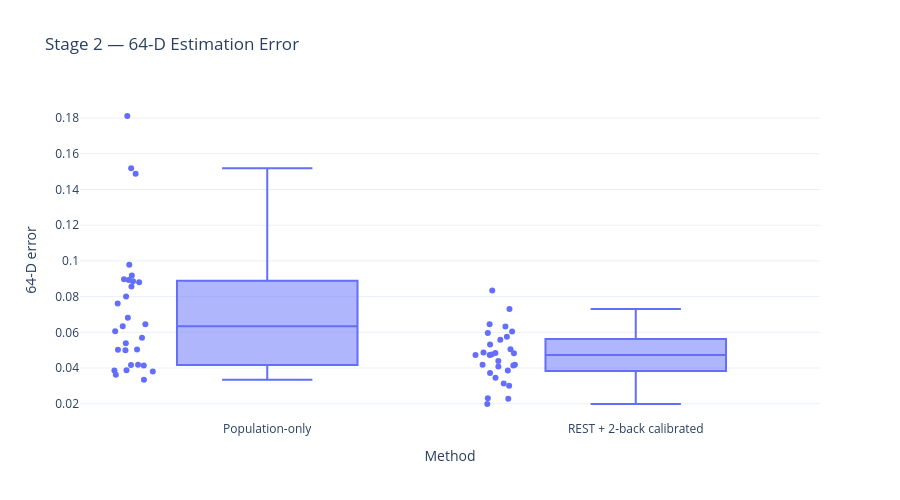

Notebook cell for this chart:
### Code cell
# ============================================================
# 8A. STAGE 2 EFFECT SIZE
# ============================================================

nonzero = diff[diff != 0].to_numpy()
ranks = pd.Series(np.abs(nonzero)).rank(method="average").to_numpy()
W_plus = ranks[nonzero > 0].sum()
W_minus = ranks[nonzero < 0].sum()
rank_biserial = (W_plus - W_minus) / (W_plus + W_minus)

print(f"Wilcoxon rank-biserial correlation: {rank_biserial:.6f}")

fig = px.box(
    pd.DataFrame({
        "Method": (
            ["Population-only"] * len(cal_df)
            + ["REST + 2-back calibrated"] * len(cal_df)
        ),
        "64-D error": np.r_[baseline, calibrated]
    }),
    x="Method",
    y="64-D error",
    points="all",
    title="Stage 2 — 64-D Estimation Error"
)

fig.update_layout(template="plotly_white", height=500)
fig.show()

### Figure 1 — Plotly figure (JSON) as saved in the notebook; plotly's stock layout.template omitted (floating-point values rounded to 4 significant figures)
{"data": [{"alignmentgroup": "True", "boxpoints": "all", "hovertemplate": "Method=%{x}<br>64-D error=%{y}<extra></extra>", "legendgroup": "", "marker": {"color": "#636efa"}, "name": "", "notched": false, "offsetgroup": "", "orientation": "v", "showlegend": false, "type": "box", "x": ["Population-only", "Population-only", "Population-only", "Population-only", "Population-only", "Population-only", "Population-only", "Population-only", "Population-only", "Population-only", "Population-only", "Population-only", "Population-only", "Population-only", "Population-only", "Population-only", "Population-only", "Population-only", "Population-only", "Population-only", "Population-only", "Population-only", "Population-only", "Population-only", "Population-only", "Population-only", "Population-only", "Population-only", "Population-only", "REST + 2-back calibrated", "REST + 2-back calibrated", "REST + 2-back calibrated", "REST + 2-back calibrated", "REST + 2-back calibrated", "REST + 2-back calibrated", "REST + 2-back calibrated", "REST + 2-back calibrated", "REST + 2-back calibrated", "REST + 2-back calibrated", "REST + 2-back calibrated", "REST + 2-back calibrated", "REST + 2-back calibrated", "REST + 2-back calibrated", "REST + 2-back calibrated", "REST + 2-back calibrated", "REST + 2-back calibrated", "REST + 2-back calibrated", "REST + 2-back calibrated", "REST + 2-back calibrated", "REST + 2-back calibrated", "REST + 2-back calibrated", "REST + 2-back calibrated", "REST + 2-back calibrated", "REST + 2-back calibrated", "REST + 2-back calibrated", "REST + 2-back calibrated", "REST + 2-back calibrated", "REST + 2-back calibrated"], "x0": " ", "xaxis": "x", "y": [0.04176, 0.08971, 0.1812, 0.03336, 0.03627, 0.0502, 0.06816, 0.1519, 0.05041, 0.0381, 0.08572, 0.06337, 0.09185, 0.06062, 0.08866, 0.03858, 0.04141, 0.07619, 0.08004, 0.08802, 0.08933, 0.0539, 0.03876, 0.1488, 0.05702, 0.04995, 0.04171, 0.06445, 0.09785, 0.06324, 0.05957, 0.06447, 0.05312, 0.04846, 0.01984, 0.03011, 0.04865, 0.0473, 0.02274, 0.03127, 0.07311, 0.05576, 0.04183, 0.0414, 0.04187, 0.0386, 0.04753, 0.06038, 0.04734, 0.04829, 0.05745, 0.04397, 0.08338, 0.0346, 0.03723, 0.0408, 0.05046, 0.0231], "y0": " ", "yaxis": "y"}], "layout": {"boxmode": "group", "height": 500, "legend": {"tracegroupgap": 0}, "title": {"text": "Stage 2 — 64-D Estimation Error"}, "xaxis": {"anchor": "y", "domain": [0, 1], "title": {"text": "Method"}}, "yaxis": {"anchor": "x", "domain": [0, 1], "title": {"text": "64-D error"}}}}
